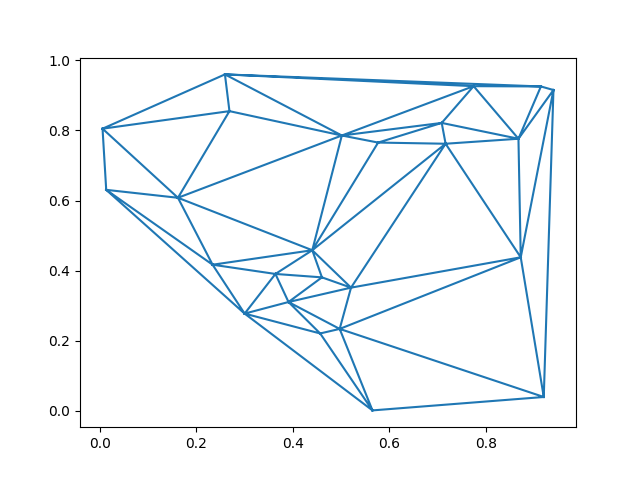

This figure's Python source:
#! /usr/bin/env python3
#
import numpy as np
import matplotlib.pyplot as plt
import platform
from scipy.spatial import Delaunay


def delaunay_test():

    # *****************************************************************************80
    #
    # DELAUNAY_TEST tests DELAUNAY and TRIPLOT.
    #
    #  Licensing:
    #
    #    This code is distributed under the GNU LGPL license.
    #
    #  Modified:
    #
    #    16 October 2016
    #
    #  Author:
    #
    #    John Burkardt
    #

    print('')
    print('DELAUNAY_TEST:')
    print('  Python version: %s' % (platform.python_version()))
    print('  scipy.spatial.Delaunay computes the Delaunay triangulation of a set of points.')
    print('  matplotlib.pyplot.triplot will plot it.')

    nc = 25
    xy = np.random.random([nc, 2])
    triangulation = Delaunay(xy)

    plt.triplot(xy[:, 0], xy[:, 1], triangulation.simplices.copy())
    filename = 'delaunay_test.png'
    plt.savefig(filename)

    print('')
    print('  Saved graphics in file "%s"' % (filename))
    print('')
    print('DELAUNAY_TEST:')
    print('  Normal end of execution.')


if (__name__ == '__main__'):
    timestamp()
    delaunay_test()
    timestamp()
